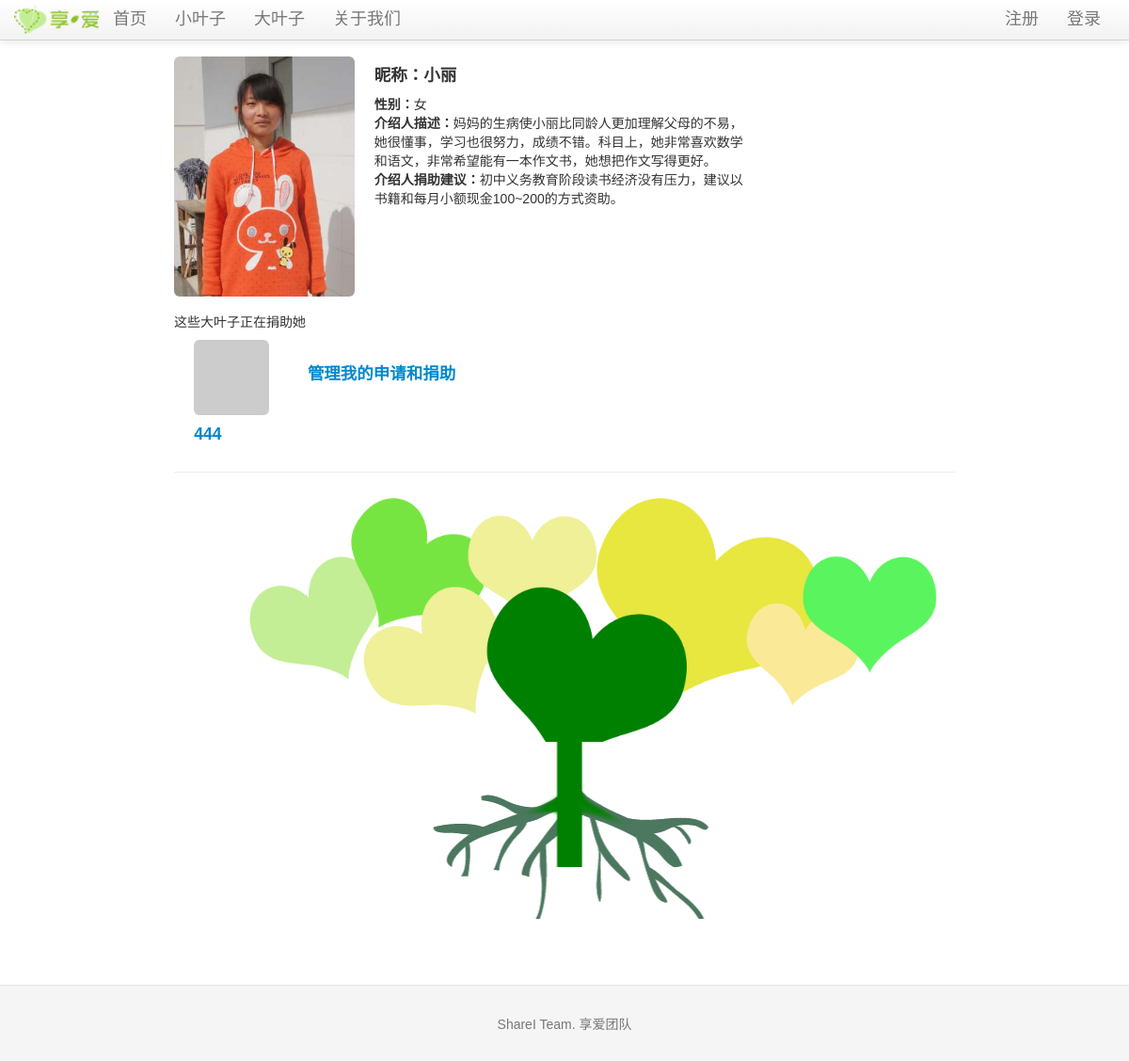
Before: /littleleaf/2 with the older database file.
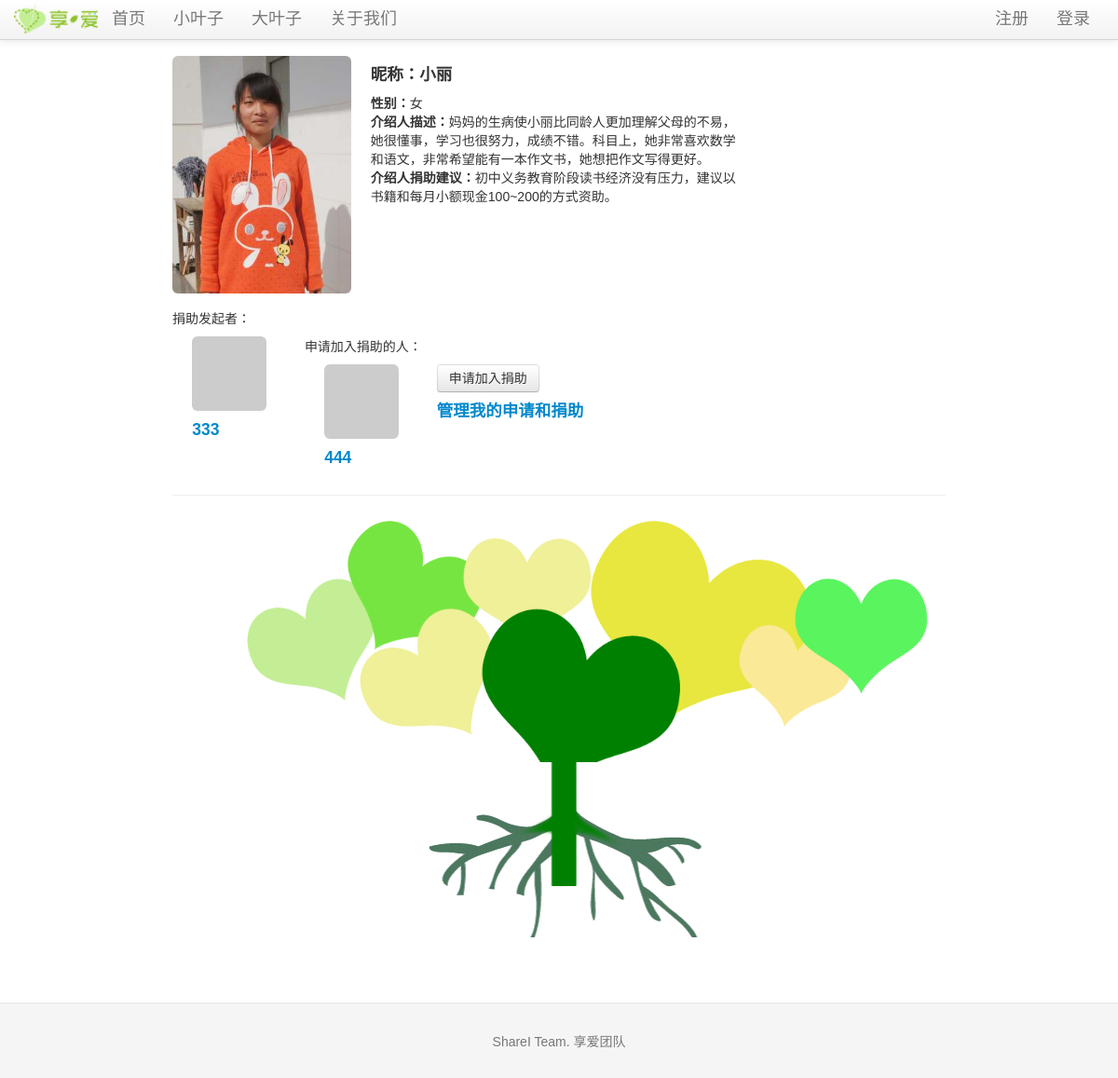
After: the same page with the newer database file.
### tables this page shows
CREATE TABLE donating (
	id integer primary key autoincrement,
	bleaf_id integer,
	lleaf_id integer,
	createtime TIMESTAMP default (datetime('now', 'localtime'))
);

CREATE TABLE bleaf (avatar TEXT, bleaf_id integer PRIMARY KEY, email text, uname text, sex text, ulevel integer, password text, rrurl text, sinawburl text, qqwburl text, createtime TIMESTAMP);

CREATE TABLE applying (
	id integer primary key autoincrement,
	bleaf_id integer,
	lleaf_id integer,
	createtime TIMESTAMP default (datetime('now', 'localtime'))
);

### sharei.py (the view, shortened to what this page needs)
@app.route('/littleleaf/<lleaf_id>', methods=['GET', 'POST'])
def show_littleleaf(lleaf_id):
    littleleaf = query_db('select * from lleaf where lleaf.lleaf_id = ?', [lleaf_id], one=True)
    if littleleaf is None:
        error = 'Invalid little leaf id'
        return render_template('littleleaf.html', error=error)
    blogs = query_db('select blog.blog_id as blog_id, blog.bleaf_id as bleaf_id, blog.lleaf_id as lleaf_id, blog.title as title, \
            blog.blogtext as blogtext, bleaf.avatar as avatar, bleaf.uname as uname , blog.createtime as createtime \
            from blog join bleaf on blog.bleaf_id = bleaf.bleaf_id where blog.lleaf_id = ? order by blog.createtime desc', [lleaf_id])
    donaters = query_db('select donating.bleaf_id, bleaf.avatar, bleaf.uname from donating join bleaf on donating.bleaf_id = bleaf.bleaf_id where donating.lleaf_id = ?', [lleaf_id])
    raiser = query_db('select raising.bleaf_id as bleaf_id, bleaf.avatar as avatar, bleaf.uname as uname from raising join bleaf on raising.bleaf_id = bleaf.bleaf_id where raising.lleaf_id = ?', [lleaf_id], True)
    applyers = query_db('select applying.bleaf_id, bleaf.avatar, bleaf.uname from applying join bleaf on applying.bleaf_id = bleaf.bleaf_id where applying.lleaf_id = ?', [lleaf_id])
    return render_template('littleleaf_timeline.html', littleleaf=littleleaf, blogs=blogs, donaters=donaters, raiser=raiser, applyers=applyers)

### sharei.py (called while the page is built)
def get_db():
    top = _app_ctx_stack.top
    if not hasattr(top, 'sqlite_db'):
        top.sqlite_db = sqlite3.connect(app.config['DATABASE'])
        top.sqlite_db.row_factory = sqlite3.Row
    return top.sqlite_db

@app.teardown_appcontext
def close_database(exception):
    top = _app_ctx_stack.top
    if hasattr(top, 'sqlite_db'):
        top.sqlite_db.close()

def query_db(query, args=(), one=False):
    cur = get_db().execute(query, args)
    rv = cur.fetchall()
    return (rv[0] if rv else None) if one else rv

@app.before_request
def before_request():
    g.bleaf = None
    if 'bleaf_id' in session:
        g.bleaf = query_db('select * from bleaf where bleaf_id = ?', [session['bleaf_id']], one=True)

### templates/littleleaf_timeline.html (shortened to what this page needs)
{% extends "layout.html" %}
{% block body %}
<div class="container-fluid">
  <div class="row-fluid">
    <div class="span3">
        <img src={{ littleleaf.avatar }} style="width:200px" class="img-rounded">
    </div>
    <div class="span6" style="text-align : left;background-color:#FFFFFF; padding-left:20">
      <h4><b>昵称：</b>{{littleleaf.lnickname}}</h4>
      <p><b>性别：</b>{{littleleaf.gender}}<br>
      <b>介绍人描述：</b>{{littleleaf.ginfo}}<br>
      <b>介绍人捐助建议：</b>{{littleleaf.gadvice}}<br>
    </div>
  </div><br>
  <div class="row-fluid">
  {% if littleleaf.status == 1 %}
    <a class="btn" href="{{ url_for('raise_leaf', lleaf_id=littleleaf.lleaf_id) }}">发起捐助</a><br>
    <a href="{{ url_for('show_bigleaf', bleaf_id=session.bleaf_id) }}" target="_blank"><h4>管理我的申请和捐助</h4></a><br>
  {% elif littleleaf.status == 2 %}
    {% if session.bleaf_id == raiser.bleaf_id  %}
      <p>我已经发起对这枚小叶子的捐助活动
        <a href="{{ url_for('show_bigleaf', bleaf_id=raiser.bleaf_id) }}" target="_blank"><h4>管理我的申请和捐助</h4></a><br>
        {% if applyers %}
          已经申请加入捐助
          {% for applyer in applyers %}
            <div class="span2">
              <img src={{applyer.avatar}} style="width:80px" class="img-rounded">
              <a href="{{ url_for('show_bigleaf', bleaf_id=applyer.bleaf_id) }}" target="_blank"><h4>{{applyer.uname}}</h4></a>
            </div>
          {% endfor %}
        {% else %}
          目前没有其他人申请加入捐助
        {% endif %}
      </p>
    {% else %}
        <p>捐助发起者：</p>
            <div class="span2">
              <img src={{raiser.avatar}} style="width:80px" class="img-rounded">
              <a href="{{ url_for('show_bigleaf', bleaf_id=raiser.bleaf_id) }}" target="_blank"><h4>{{raiser.uname}}</h4></a>
            </div>
      <p>
      {% if applyers %}
        申请加入捐助的人：</p>
        {% for applyer in applyers %}
          <div class="span2">
            <img src={{applyer.avatar}} style="width:80px" class="img-rounded">
            <a href="{{ url_for('show_bigleaf', bleaf_id=applyer.bleaf_id) }}" target="_blank"><h4>{{applyer.uname}}</h4></a>
          </div>
        {% endfor %}
      {% endif %}
      <a class="btn" href="{{ url_for('raise_leaf', lleaf_id=littleleaf.lleaf_id) }}">申请加入捐助</a><br>
      <a href="{{ url_for('show_bigleaf', bleaf_id=session.bleaf_id) }}" target="_blank"><h4>管理我的申请和捐助</h4></a><br>
    {% endif %}
  {% elif littleleaf.status == 3 %}
    <p>这些大叶子正在捐助{% if littleleaf.gender == '男' %}他 {% else %}她{% endif %}
      {% for donater in donaters %}
        <div class="span2">
          <img src={{donater.avatar}} style="width:80px" class="img-rounded">
          <a href="{{ url_for('show_bigleaf', bleaf_id=donater.bleaf_id) }}" target="_blank"><h4>{{donater.uname}}</h4></a>
        </div>
      {% endfor %}
      <br>
    <a href="{{ url_for('show_bigleaf', bleaf_id=session.bleaf_id) }}" target="_blank"><h4>管理我的申请和捐助</h4></a><br>
  {% endif %}
</div>
  <hr>
  <div class="container-fluid">
  <img src="/static/img/treehead.png" style="margin-left:31px;margin-bottom:-60px">
  </div>
  <div class="container-fluid">
  <img src="/static/img/treeroot.png" style="margin-left:9px">
  </div>
</div>
{% endblock %}

Changed rows visible on the page:
no longer on this page (row edited): donating: uname "444"
changed lleaf "小丽": status 3 → 2 (drawn)
now on this page (row unchanged): bleaf: uname "333"
added applying: uname "444"
Other visible differences:
text no longer shown: "这些大叶子正在捐助 她"
text now shown: "捐助发起者： 申请加入捐助的人： 申请加入捐助"
